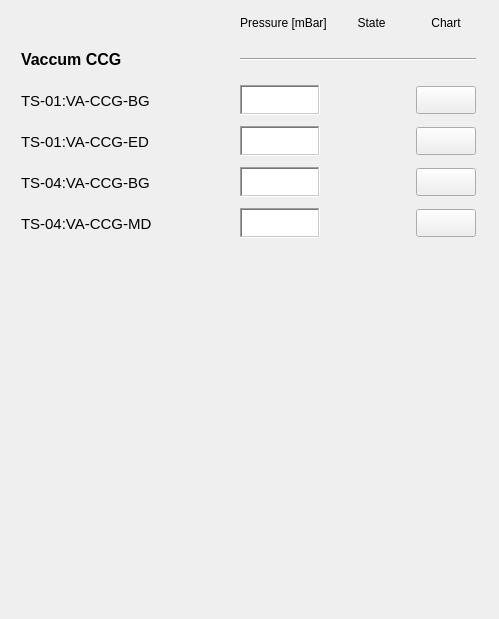
   <widget class="QWidget" name="scrollAreaWidgetContents">
    <property name="geometry">
     <rect>
      <x>0</x>
      <y>0</y>
      <width>499</width>
      <height>619</height>
     </rect>
    </property>
    <widget class="QWidget" name="layoutWidget">
     <property name="geometry">
      <rect>
       <x>8</x>
       <y>10</y>
       <width>481</width>
       <height>231</height>
      </rect>
     </property>
     <layout class="QGridLayout" name="gridLayout">
      <item row="0" column="1">
       <widget class="PyDMLabel" name="PyDMLabel_39">
        <property name="toolTip">
         <string/>
        </property>
        <property name="text">
         <string>Pressure [mBar]</string>
        </property>
        <property name="alignment">
         <set>Qt::AlignCenter</set>
        </property>
       </widget>
      </item>
      <item row="0" column="2">
       <widget class="PyDMLabel" name="PyDMLabel_35">
        <property name="toolTip">
         <string/>
        </property>
        <property name="text">
         <string>State</string>
        </property>
        <property name="alignment">
         <set>Qt::AlignCenter</set>
        </property>
       </widget>
      </item>
      <item row="0" column="3">
       <widget class="PyDMLabel" name="PyDMLabel_53">
        <property name="toolTip">
         <string/>
        </property>
        <property name="text">
         <string>Chart</string>
        </property>
        <property name="alignment">
         <set>Qt::AlignCenter</set>
        </property>
       </widget>
      </item>
      <item row="1" column="0">
       <widget class="PyDMLabel" name="PyDMLabel_58">
        <property name="minimumSize">
         <size>
          <width>200</width>
          <height>35</height>
         </size>
        </property>
        <property name="maximumSize">
         <size>
          <width>160</width>
          <height>16777215</height>
         </size>
        </property>
        <property name="font">
         <font>
          <pointsize>12</pointsize>
          <weight>75</weight>
          <bold>true</bold>
         </font>
        </property>
        <property name="toolTip">
         <string/>
        </property>
        <property name="text">
         <string>Vaccum CCG</string>
        </property>
       </widget>
      </item>
      <item row="1" column="1" colspan="3">
       <widget class="Line" name="line_4">
        <property name="sizeIncrement">
         <size>
          <width>0</width>
          <height>0</height>
         </size>
        </property>
        <property name="baseSize">
         <size>
          <width>0</width>
          <height>0</height>
         </size>
        </property>
        <property name="autoFillBackground">
         <bool>false</bool>
        </property>
        <property name="frameShadow">
         <enum>QFrame::Sunken</enum>
        </property>
        <property name="lineWidth">
         <number>1</number>
        </property>
        <property name="midLineWidth">
         <number>0</number>
        </property>
        <property name="orientation">
         <enum>Qt::Horizontal</enum>
        </property>
       </widget>
      </item>
      <item row="2" column="0">
       <widget class="PyDMLabel" name="PyDMLabel_66">
        <property name="minimumSize">
         <size>
          <width>200</width>
          <height>35</height>
         </size>
        </property>
        <property name="maximumSize">
         <size>
          <width>200</width>
          <height>16777215</height>
         </size>
        </property>
        <property name="font">
         <font>
          <pointsize>11</pointsize>
         </font>
        </property>
        <property name="toolTip">
         <string/>
        </property>
        <property name="text">
         <string>TS-01:VA-CCG-BG</string>
        </property>
       </widget>
      </item>
      <item row="2" column="1">
       <widget class="PyDMLabel" name="PyDMLabel_40">
        <property name="enabled">
         <bool>true</bool>
        </property>
        <property name="minimumSize">
         <size>
          <width>80</width>
          <height>30</height>
         </size>
        </property>
        <property name="maximumSize">
         <size>
          <width>80</width>
          <height>30</height>
         </size>
        </property>
        <property name="toolTip">
         <string/>
        </property>
        <property name="accessibleDescription">
         <string/>
        </property>
        <property name="layoutDirection">
         <enum>Qt::LeftToRight</enum>
        </property>
        <property name="autoFillBackground">
         <bool>false</bool>
        </property>
        <property name="styleSheet">
         <string notr="true">background-color: qlineargradient(spread:pad, x1:0, y1:0, x2:1, y2:1, stop:0 rgba(255, 255, 255, 255), stop:1 rgba(255, 255, 255, 255));</string>
        </property>
        <property name="frameShape">
         <enum>QFrame::WinPanel</enum>
        </property>
        <property name="frameShadow">
         <enum>QFrame::Sunken</enum>
        </property>
        <property name="alignment">
         <set>Qt::AlignRight|Qt::AlignTrailing|Qt::AlignVCenter</set>
        </property>
        <property name="precision" stdset="0">
         <number>2</number>
        </property>
        <property name="precisionFromPV" stdset="0">
         <bool>false</bool>
        </property>
        <property name="channel" stdset="0">
         <string>TS-01:VA-CCG-BG:Pressure-Mon</string>
        </property>
        <property name="displayFormat" stdset="0">
         <enum>PyDMLabel::Exponential</enum>
        </property>
       </widget>
      </item>
      <item row="2" column="2">
       <widget class="QLed" name="led_lts01bg">
        <property name="enabled">
         <bool>true</bool>
        </property>
        <property name="sizePolicy">
         <sizepolicy hsizetype="Maximum" vsizetype="Maximum">
          <horstretch>0</horstretch>
          <verstretch>0</verstretch>
         </sizepolicy>
        </property>
        <property name="minimumSize">
         <size>
          <width>51</width>
          <height>35</height>
         </size>
        </property>
        <property name="maximumSize">
         <size>
          <width>51</width>
          <height>35</height>
         </size>
        </property>
        <property name="toolTip">
         <string/>
        </property>
        <property name="state">
         <bool>false</bool>
        </property>
        <property name="onColor">
         <color>
          <red>0</red>
          <green>140</green>
          <blue>0</blue>
         </color>
        </property>
        <property name="shape">
         <enum>QLed::Circle</enum>
        </property>
       </widget>
      </item>
      <item row="2" column="3">
       <widget class="PyDMPushButton" name="PyDMPushButton_13">
        <property name="minimumSize">
         <size>
          <width>60</width>
          <height>28</height>
         </size>
        </property>
        <property name="maximumSize">
         <size>
          <width>60</width>
          <height>28</height>
         </size>
        </property>
        <property name="toolTip">
         <string/>
        </property>
       </widget>
      </item>
      <item row="3" column="0">
       <widget class="PyDMLabel" name="PyDMLabel_33">
        <property name="minimumSize">
         <size>
          <width>200</width>
          <height>0</height>
         </size>
        </property>
        <property name="maximumSize">
         <size>
          <width>200</width>
          <height>16777215</height>
         </size>
        </property>
        <property name="font">
         <font>
          <pointsize>11</pointsize>
         </font>
        </property>
        <property name="toolTip">
         <string/>
        </property>
        <property name="text">
         <string>TS-01:VA-CCG-ED</string>
        </property>
       </widget>
      </item>
      <item row="3" column="1">
       <widget class="PyDMLabel" name="PyDMLabel_67">
        <property name="enabled">
         <bool>true</bool>
        </property>
        <property name="minimumSize">
         <size>
          <width>80</width>
          <height>30</height>
         </size>
        </property>
        <property name="maximumSize">
         <size>
          <width>80</width>
          <height>30</height>
         </size>
        </property>
        <property name="toolTip">
         <string/>
        </property>
        <property name="accessibleDescription">
         <string/>
        </property>
        <property name="layoutDirection">
         <enum>Qt::LeftToRight</enum>
        </property>
        <property name="autoFillBackground">
         <bool>false</bool>
        </property>
        <property name="styleSheet">
         <string notr="true">background-color: qlineargradient(spread:pad, x1:0, y1:0, x2:1, y2:1, stop:0 rgba(255, 255, 255, 255), stop:1 rgba(255, 255, 255, 255));</string>
        </property>
        <property name="frameShape">
         <enum>QFrame::WinPanel</enum>
        </property>
        <property name="frameShadow">
         <enum>QFrame::Sunken</enum>
        </property>
        <property name="alignment">
         <set>Qt::AlignRight|Qt::AlignTrailing|Qt::AlignVCenter</set>
        </property>
        <property name="precision" stdset="0">
         <number>2</number>
        </property>
        <property name="precisionFromPV" stdset="0">
         <bool>false</bool>
        </property>
        <property name="alarmSensitiveContent" stdset="0">
         <bool>false</bool>
        </property>
        <property name="alarmSensitiveBorder" stdset="0">
         <bool>true</bool>
        </property>
        <property name="channel" stdset="0">
         <string>TS-01:VA-CCG-ED:Pressure-Mon</string>
        </property>
        <property name="displayFormat" stdset="0">
         <enum>PyDMLabel::Exponential</enum>
        </property>
       </widget>
      </item>
      <item row="3" column="2">
       <widget class="QLed" name="led_lts01ed">
        <property name="sizePolicy">
         <sizepolicy hsizetype="Maximum" vsizetype="Maximum">
          <horstretch>0</horstretch>
          <verstretch>0</verstretch>
         </sizepolicy>
        </property>
        <property name="minimumSize">
         <size>
          <width>51</width>
          <height>35</height>
         </size>
        </property>
        <property name="maximumSize">
         <size>
          <width>51</width>
          <height>35</height>
         </size>
        </property>
        <property name="toolTip">
         <string/>
        </property>
        <property name="state">
         <bool>false</bool>
        </property>
        <property name="onColor">
         <color>
          <red>0</red>
          <green>140</green>
          <blue>0</blue>
         </color>
        </property>
        <property name="shape">
         <enum>QLed::Circle</enum>
        </property>
       </widget>
      </item>
      <item row="3" column="3">
       <widget class="PyDMPushButton" name="PyDMPushButton_14">
        <property name="minimumSize">
         <size>
          <width>60</width>
          <height>28</height>
         </size>
        </property>
        <property name="maximumSize">
         <size>
          <width>60</width>
          <height>28</height>
         </size>
        </property>
        <property name="toolTip">
         <string/>
        </property>
       </widget>
      </item>
      <item row="4" column="0">
       <widget class="PyDMLabel" name="pv02raps01_2">
        <property name="minimumSize">
         <size>
          <width>200</width>
          <height>0</height>
         </size>
        </property>
        <property name="maximumSize">
         <size>
          <width>135</width>
          <height>16777215</height>
         </size>
        </property>
        <property name="font">
         <font>
          <pointsize>11</pointsize>
         </font>
        </property>
        <property name="toolTip">
         <string/>
        </property>
        <property name="text">
         <string>TS-04:VA-CCG-BG</string>
        </property>
       </widget>
      </item>
      <item row="4" column="1">
       <widget class="PyDMLabel" name="PyDMLabel_76">
        <property name="enabled">
         <bool>true</bool>
        </property>
        <property name="minimumSize">
         <size>
          <width>80</width>
          <height>30</height>
         </size>
        </property>
        <property name="maximumSize">
         <size>
          <width>80</width>
          <height>30</height>
         </size>
        </property>
        <property name="toolTip">
         <string/>
        </property>
        <property name="accessibleDescription">
         <string/>
        </property>
        <property name="layoutDirection">
         <enum>Qt::LeftToRight</enum>
        </property>
        <property name="autoFillBackground">
         <bool>false</bool>
        </property>
        <property name="styleSheet">
         <string notr="true">background-color: qlineargradient(spread:pad, x1:0, y1:0, x2:1, y2:1, stop:0 rgba(255, 255, 255, 255), stop:1 rgba(255, 255, 255, 255));</string>
        </property>
        <property name="frameShape">
         <enum>QFrame::WinPanel</enum>
        </property>
        <property name="frameShadow">
         <enum>QFrame::Sunken</enum>
        </property>
        <property name="alignment">
         <set>Qt::AlignRight|Qt::AlignTrailing|Qt::AlignVCenter</set>
        </property>
        <property name="precision" stdset="0">
         <number>2</number>
        </property>
        <property name="precisionFromPV" stdset="0">
         <bool>false</bool>
        </property>
        <property name="alarmSensitiveBorder" stdset="0">
         <bool>true</bool>
        </property>
        <property name="channel" stdset="0">
         <string>TS-04:VA-CCG-BG:Pressure-Mon</string>
        </property>
        <property name="displayFormat" stdset="0">
         <enum>PyDMLabel::Exponential</enum>
        </property>
       </widget>
      </item>
      <item row="4" column="2">
       <widget class="QLed" name="led_lts04bg">
        <property name="sizePolicy">
         <sizepolicy hsizetype="Maximum" vsizetype="Maximum">
          <horstretch>0</horstretch>
          <verstretch>0</verstretch>
         </sizepolicy>
        </property>
        <property name="minimumSize">
         <size>
          <width>51</width>
          <height>35</height>
         </size>
        </property>
        <property name="maximumSize">
         <size>
          <width>51</width>
          <height>35</height>
         </size>
        </property>
        <property name="toolTip">
         <string/>
        </property>
        <property name="state">
         <bool>false</bool>
        </property>
        <property name="onColor">
         <color>
          <red>0</red>
          <green>140</green>
          <blue>0</blue>
         </color>
        </property>
        <property name="shape">
         <enum>QLed::Circle</enum>
        </property>
       </widget>
      </item>
      <item row="4" column="3">
       <widget class="PyDMPushButton" name="PyDMPushButton_17">
        <property name="minimumSize">
         <size>
          <width>60</width>
          <height>28</height>
         </size>
        </property>
        <property name="maximumSize">
         <size>
          <width>60</width>
          <height>28</height>
         </size>
        </property>
        <property name="toolTip">
         <string/>
        </property>
       </widget>
      </item>
      <item row="5" column="0">
       <widget class="PyDMLabel" name="pv02raps02_2">
        <property name="minimumSize">
         <size>
          <width>200</width>
          <height>0</height>
         </size>
        </property>
        <property name="maximumSize">
         <size>
          <width>135</width>
          <height>16777215</height>
         </size>
        </property>
        <property name="font">
         <font>
          <pointsize>11</pointsize>
         </font>
        </property>
        <property name="toolTip">
         <string/>
        </property>
        <property name="text">
         <string>TS-04:VA-CCG-MD</string>
        </property>
       </widget>
      </item>
      <item row="5" column="1">
       <widget class="PyDMLabel" name="PyDMLabel_77">
        <property name="enabled">
         <bool>true</bool>
        </property>
        <property name="minimumSize">
         <size>
          <width>80</width>
          <height>30</height>
         </size>
        </property>
        <property name="maximumSize">
         <size>
          <width>80</width>
          <height>30</height>
         </size>
        </property>
        <property name="toolTip">
         <string/>
        </property>
        <property name="accessibleDescription">
         <string/>
        </property>
        <property name="layoutDirection">
         <enum>Qt::LeftToRight</enum>
        </property>
        <property name="autoFillBackground">
         <bool>false</bool>
        </property>
        <property name="styleSheet">
         <string notr="true">background-color: qlineargradient(spread:pad, x1:0, y1:0, x2:1, y2:1, stop:0 rgba(255, 255, 255, 255), stop:1 rgba(255, 255, 255, 255));</string>
        </property>
        <property name="frameShape">
         <enum>QFrame::WinPanel</enum>
        </property>
        <property name="frameShadow">
         <enum>QFrame::Sunken</enum>
        </property>
        <property name="alignment">
         <set>Qt::AlignRight|Qt::AlignTrailing|Qt::AlignVCenter</set>
        </property>
        <property name="precision" stdset="0">
         <number>2</number>
        </property>
        <property name="showUnits" stdset="0">
         <bool>false</bool>
        </property>
        <property name="precisionFromPV" stdset="0">
         <bool>false</bool>
        </property>
        <property name="channel" stdset="0">
         <string>TS-04:VA-CCG-MD:Pressure-Mon</string>
        </property>
        <property name="displayFormat" stdset="0">
         <enum>PyDMLabel::Exponential</enum>
        </property>
       </widget>
      </item>
      <item row="5" column="2">
       <widget class="QLed" name="led_lts04md">
        <property name="enabled">
         <bool>true</bool>
        </property>
        <property name="sizePolicy">
         <sizepolicy hsizetype="Maximum" vsizetype="Maximum">
          <horstretch>0</horstretch>
          <verstretch>0</verstretch>
         </sizepolicy>
        </property>
        <property name="minimumSize">
         <size>
          <width>51</width>
          <height>35</height>
         </size>
        </property>
        <property name="maximumSize">
         <size>
          <width>51</width>
          <height>35</height>
         </size>
        </property>
        <property name="toolTip">
         <string/>
        </property>
        <property name="state">
         <bool>false</bool>
        </property>
        <property name="onColor">
         <color>
          <red>0</red>
          <green>140</green>
          <blue>0</blue>
         </color>
        </property>
        <property name="shape">
         <enum>QLed::Circle</enum>
        </property>
       </widget>
      </item>
      <item row="5" column="3">
       <widget class="PyDMPushButton" name="PyDMPushButton_18">
        <property name="minimumSize">
         <size>
          <width>60</width>
          <height>28</height>
         </size>
        </property>
        <property name="maximumSize">
         <size>
          <width>60</width>
          <height>28</height>
         </size>
        </property>
        <property name="toolTip">
         <string/>
        </property>
       </widget>
      </item>
     </layout>
    </widget>
   </widget>
